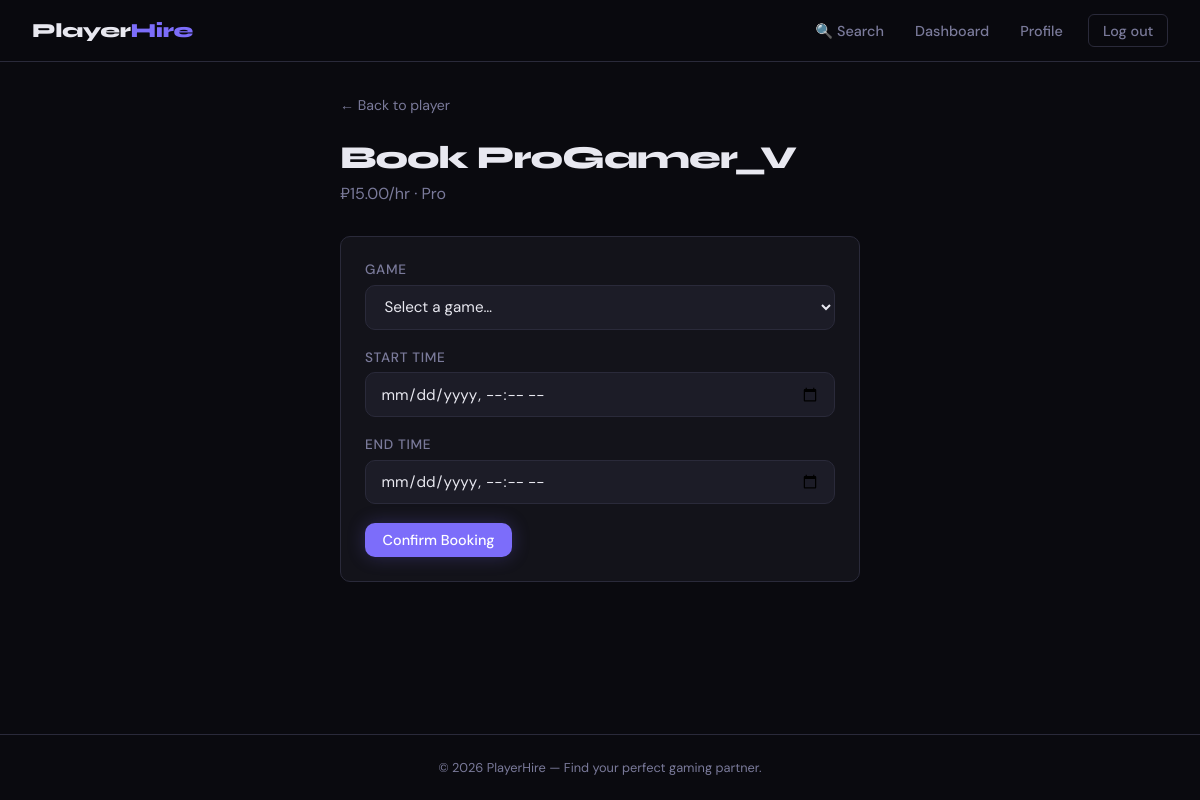
The app's page /bookings/new?player_id=1 (signed in) with its own data.
### models.py (models this page shows, shortened)
class User(UserMixin, db.Model):
    __tablename__ = "users"
    id = db.Column(db.Integer, primary_key=True)
    username = db.Column(db.String(64), unique=True, nullable=False)
    email = db.Column(db.String(128), unique=True, nullable=False)
    password_hash = db.Column(db.String(256), nullable=False)
    created_at = db.Column(db.DateTime, default=datetime.utcnow)
    player_profile = db.relationship("Player", back_populates="user", uselist=False)
    bookings_as_client = db.relationship(
        "Booking", foreign_keys="Booking.client_id", back_populates="client"
    )
    reviews_written = db.relationship(
        "Review", foreign_keys="Review.reviewer_id", back_populates="reviewer"
    )

class Player(db.Model):
    __tablename__ = "players"
    id = db.Column(db.Integer, primary_key=True)
    user_id = db.Column(db.Integer, db.ForeignKey("users.id"), nullable=False)
    bio = db.Column(db.Text)
    fee_per_hour = db.Column(db.Float, nullable=False)             # e.g. 5.00 €/hr
    skill_level = db.Column(
        db.Enum("beginner", "intermediate", "advanced", "pro", name="skill_levels"),
        nullable=False,
        default="intermediate",
    )
    is_available = db.Column(db.Boolean, default=True)
    user = db.relationship("User", back_populates="player_profile")
    games = db.relationship("PlayerGame", back_populates="player")
    bookings = db.relationship(
        "Booking", foreign_keys="Booking.player_id", back_populates="player"
    )

### routes/bookings.py (the view, shortened to what this page needs)
@bookings_bp.route("/bookings/new", methods=["GET", "POST"])
@login_required
def create():
    player_id = request.args.get("player_id") or request.form.get("player_id")
    player = Player.query.get_or_404(player_id)
    if current_user.player_profile and current_user.player_profile.id == player.id:
        flash("You cannot book yourself! Please choose a different player.", "danger")
        return redirect(url_for("players.player_detail", player_id=player.id))
    return render_template("bookings/create.html", player=player)

### flask_app.py (called while the page is built)
@login_manager.user_loader
def load_user(user_id: int):
    from models import User
    return User.query.get(int(user_id))

### templates/bookings/create.html (shortened to what this page needs)
{% extends "base.html" %}
{% block content %}
<div style="max-width:520px;margin:0 auto;">
  <a href="{{ url_for('players.player_detail', player_id=player.id) }}" style="color:var(--muted);font-size:0.88rem;text-decoration:none;display:inline-block;margin-bottom:1.5rem;">← Back to player</a>
  <div class="page-header">
    <h1>Book {{ player.user.username }}</h1>
    <p>₽{{ "%.2f"|format(player.fee_per_hour) }}/hr · {{ player.skill_level|capitalize }}</p>
  </div>
  <div class="card">
    <form method="POST" action="{{ url_for('bookings.create') }}">
      <div class="form-group">
        <label for="game_id">Game</label>
        <select id="game_id" name="game_id" required>
          <option value="">Select a game…</option>
        </select>
      </div>
      <div class="form-group">
        <label for="start_time">Start Time</label>
        <input type="datetime-local" id="start_time" name="start_time" required />
      </div>
      <div class="form-group">
        <label for="end_time">End Time</label>
        <input type="datetime-local" id="end_time" name="end_time" required />
      </div>
      <button type="submit" class="btn btn-primary">Confirm Booking</button>
    </form>
  </div>
</div>
{% endblock %}

### templates/base.html (style rules this page uses)
:root { --bg: #0a0a0f; --surface: #13131a; --surface2: #1c1c27; --border: #2a2a3a; --accent: #7c6dfa; --accent-glow: rgba(124, 109, 250, 0.25); --accent2: #fa6d8f; --text: #e8e8f0; --muted: #7a7a9a; --success: #4ade80; --warning: #facc15; --danger: #f87171; --info: #60a5fa; --radius: 10px; }
*, *::before, *::after { box-sizing: border-box; margin: 0; padding: 0; }
body { font-family: 'DM Sans', sans-serif; background: var(--bg); color: var(--text); min-height: 100vh; display: flex; flex-direction: column; }
.btn { display: inline-flex; align-items: center; gap: 0.4rem; padding: 0.5rem 1.1rem; border-radius: var(--radius); font-family: 'DM Sans', sans-serif; font-size: 0.9rem; font-weight: 500; cursor: pointer; text-decoration: none; border: none; transition: all 0.2s; }
.btn-primary { background: var(--accent); color: #fff; box-shadow: 0 0 18px var(--accent-glow); }
.card { background: var(--surface); border: 1px solid var(--border); border-radius: var(--radius); padding: 1.5rem; transition: border-color 0.2s, box-shadow 0.2s; }
.form-group { display: flex; flex-direction: column; gap: 0.4rem; margin-bottom: 1.2rem; }
label { font-size: 0.85rem; font-weight: 500; color: var(--muted); text-transform: uppercase; letter-spacing: 0.05em; }
input, select, textarea { background: var(--surface2); border: 1px solid var(--border); border-radius: var(--radius); color: var(--text); padding: 0.65rem 0.9rem; font-family: 'DM Sans', sans-serif; font-size: 0.95rem; transition: border-color 0.2s, box-shadow 0.2s; width: 100%; }
.page-header { margin-bottom: 2rem; }
.page-header h1 { font-family: 'Syne', sans-serif; font-size: 2rem; font-weight: 800; letter-spacing: -0.03em; }
.page-header p { color: var(--muted); margin-top: 0.4rem; }

### records on screen
User: user.username "ProGamer_V"
Player: fee_per_hour "15.00", skill_level "Pro"

### other values on screen
{{ 2026 }} "2026"
